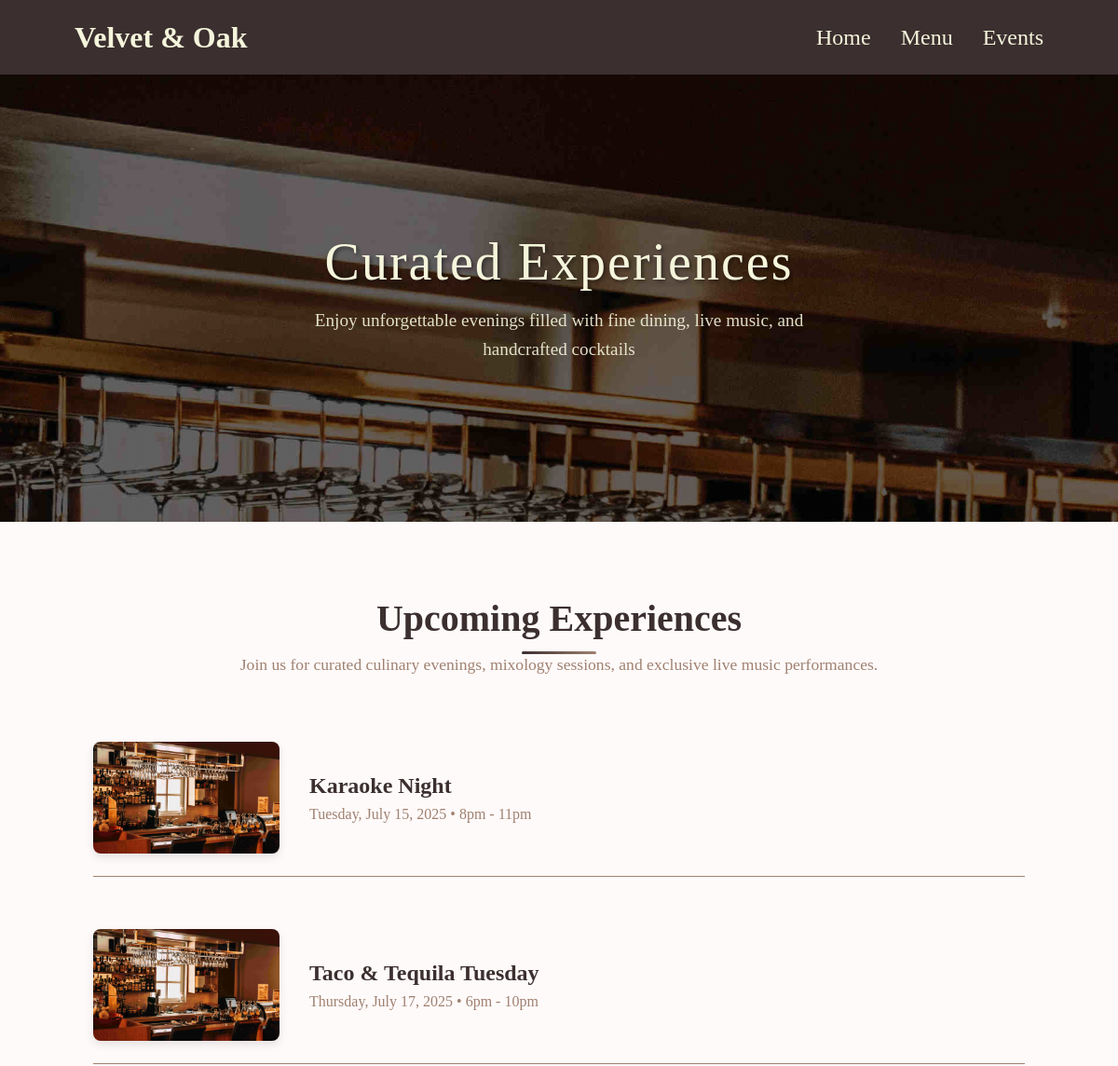
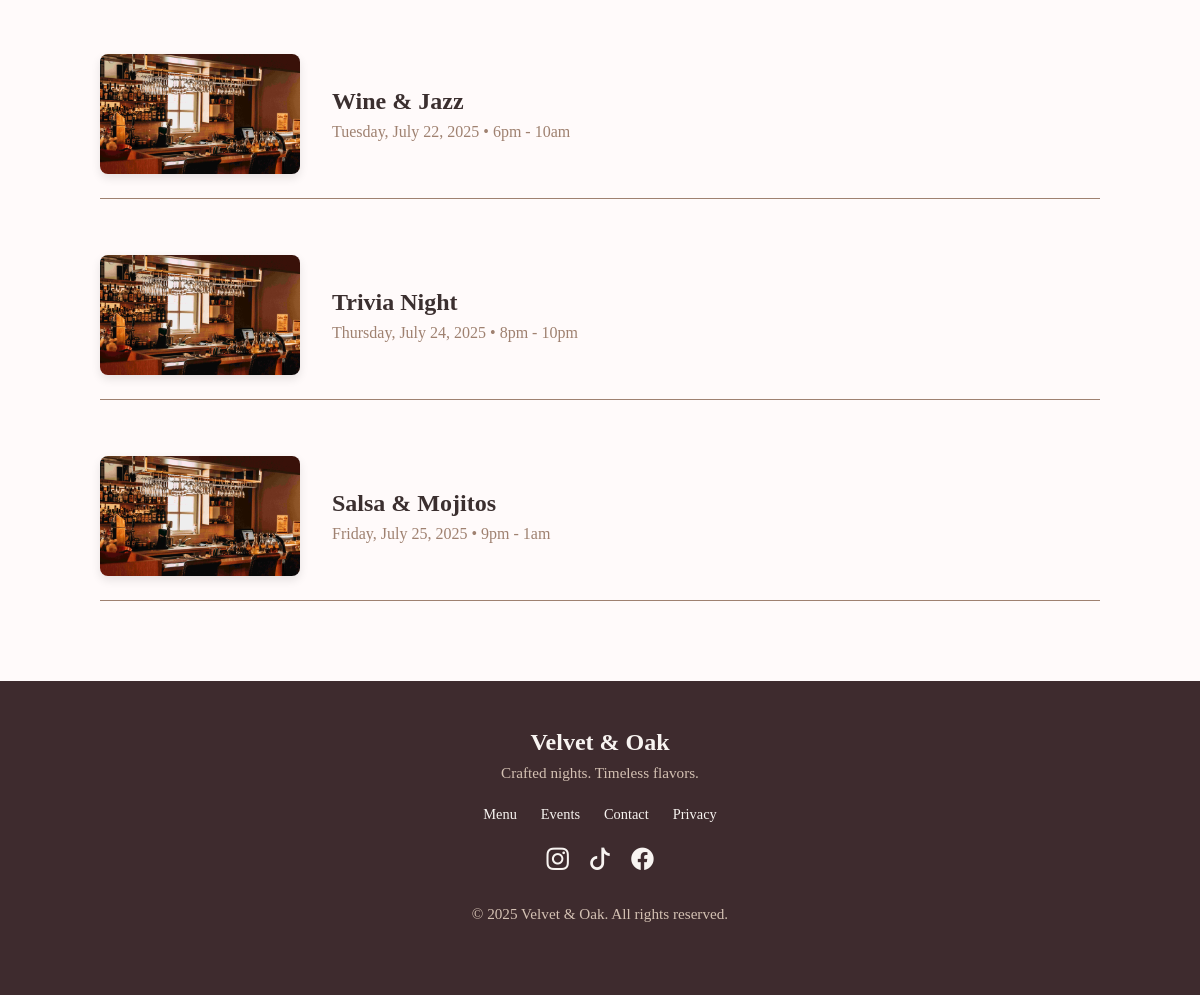
Screenshot of /events/ with the database file from the repository (2 pictures, top to bottom).
### pages/models.py (models this page shows)
class Event(models.Model):
    title = models.TextField(verbose_name="Event title", max_length=50)
    date = models.DateField(verbose_name="Date of event")
    start_time = models.TimeField(verbose_name="Start time of the event")
    end_time = models.TimeField(verbose_name="End time of the event")
    def hour_range(self):
        return f"{self.start_time.strftime('%I%p').lstrip('0').lower()} - {self.end_time.strftime('%I%p').lstrip('0').lower()}"
    def formatted_date(self):
        return self.date.strftime("%A, %B %d, %Y")

### pages/views.py (the view)
# urls.py: path('events/', events_view, name='events'),
def events_view(request):
    events = Event.objects.order_by('date')
    context = {
        'events': events}
    return render(request, 'events.html', context)

### templates/events.html (shortened to what this page needs)
{% extends 'base.html' %}
{% load static %}
{% block extra_css %}
<link rel="stylesheet" href="{% static 'pages/css/events.css' %}">
{% endblock %}
{% block content %}
<div class="events-hero">
    <div class="hero-content">
        <h1>Curated Experiences</h1>
        <p>Enjoy unforgettable evenings filled with fine dining, live music, and handcrafted cocktails</p>
    </div>
</div>
<div class="container">
    <section class="event-section">
        <h2 class="section-title">Upcoming Experiences</h2>
        <p class="section-description">Join us for curated culinary evenings, mixology sessions, and exclusive live music performances.</p>
        <div class="event-list-container">
            {% if events %}
                {% for event in events %}
                <div class="event-card">
                    <div class="img-event-card">
                        <img src="{% static 'pages/img/bg.jpg' %}" alt="Event Image">
                    </div>
                    <div class="text-event-card">
                        <h3 class="event-title">{{ event.title }}</h3>
                        <p class="event-meta">{{ event.formatted_date }} • {{ event.hour_range }}</p>
                    </div>
                </div>
                {% endfor %}
            {% else %}
                <p> No upcoming events </p>
            {% endif %}
        </div>
    </section>
</div>
{% endblock %}

### templates/base.html (shortened to what this page needs)
{% load static %}
<!DOCTYPE html>
<html lang="es">
  <head>
    <link rel="stylesheet" href="{% static 'pages/css/base.css' %}">
    <link rel="stylesheet" href="https://cdn.jsdelivr.net/npm/bootstrap-icons@1.10.5/font/bootstrap-icons.css">
    {% block extra_css %}{% endblock %}
  </head>
  <body>
    <header class="header" id="header">
      <div class="logo-container">
        <h1><a href="{% url 'home' %}">Velvet & Oak</a></h1>
      </div>
      <nav class="navbar-container" id="navbar">
        <ul class="navbar">
          <li><a href="{% url 'home' %}">Home</a></li>
          <li><a href="{% url 'menu' %}">Menu</a></li>
          <li><a href="{% url 'events' %}">Events</a></li>
        </ul>
      </nav>
    </header>
    <main>
      {% block content %}{% endblock %}
    </main>
    <footer class="site-footer">
      <div class="footer-content">
        <h3>Velvet & Oak</h3>
        <p>Crafted nights. Timeless flavors.</p>
        <div class="footer-links">
          <a href="#">Menu</a>
          <a href="#">Events</a>
          <a href="#">Contact</a>
          <a href="#">Privacy</a>
        </div>
        <div class="footer-social">
          <a href="#"><i class="bi bi-instagram"></i></a>
          <a href="#"><i class="bi bi-tiktok"></i></a>
          <a href="#"><i class="bi bi-facebook"></i></a>
        </div>
        <p class="copyright">© 2025 Velvet & Oak. All rights reserved.</p>
      </div>
  </footer>
  </body>
</html>

### pages/static/pages/css/base.css (style rules this page uses)
* { margin: 0; padding: 0; box-sizing: border-box; }
:root { --beige: #F5F5DC; --wheat: #F5DEB3; --dark-brown: #3B2F2F; --light-brown: #9f8170; }
.header { position: fixed; top: 0; left: 0; width: 100%; height: 80px; display: flex; align-items: center; justify-content: space-between; padding: 1.5rem 5rem; background-color: transparent; transition: opacity 0.3s ease, transform 0.3s ease; z-index: 1000; }
.logo-container h1 a { text-decoration: none; color: var(--beige); font-size: 2rem; font-weight: bold; transition: color 0.3s ease; }
.navbar-container { display: flex; align-items: center; }
.navbar { display: flex; gap: 2rem; list-style-type: none; }
.navbar li a { text-decoration: none; color: var(--beige); font-size: 1.1rem; font-weight: 500; transition: color 0.3s ease; position: relative; }
.navbar li a::after { content: ''; position: absolute; bottom: -5px; left: 0; width: 0; height: 2px; background-color: var(--wheat); transition: width 0.3s ease; }
.navbar li a { font-size: 1.5rem; }
.site-footer { background-color: #3e2b2e; color: #f8f4f1; padding: 3rem 2rem; text-align: center; }
.footer-content h3 { font-size: 1.5rem; margin-bottom: 0.5rem; }
.footer-content p { margin-bottom: 1.5rem; font-size: 0.95rem; color: #d4c1b3; }
.footer-links { display: flex; justify-content: center; gap: 1.5rem; flex-wrap: wrap; margin-bottom: 1.5rem; }
.footer-links a { color: #f8f4f1; text-decoration: none; font-size: 0.9rem; transition: color 0.2s ease; }
.footer-social a { margin: 0 0.5rem; font-size: 1.4rem; color: #f8f4f1; transition: transform 0.2s ease, color 0.2s ease; }
.copyright { margin-top: 2rem; font-size: 0.75rem; color: #b3a096; }

### pages/static/pages/css/events.css (style rules this page uses)
.header { background-color: #3B2F2F; backdrop-filter: blur(4px); }
.events-hero { height: 60vh; min-height: 400px; background: linear-gradient(rgba(0, 0, 0, 0.6), rgba(0, 0, 0, 0.6)), url("../img/bg.jpg"); background-size: cover; background-repeat: no-repeat; background-position: center; background-attachment: fixed; display: flex; align-items: center; justify-content: center; color: var(--beige); text-align: center; position: relative; margin-top: 80px; }
.hero-content h1 { font-size: 3.5rem; font-weight: 300; letter-spacing: 2px; text-shadow: 2px 2px 4px rgba(0, 0, 0, 0.5); margin-bottom: 1rem; }
.hero-content p { font-size: 1.2rem; max-width: 600px; margin: 0 auto; line-height: 1.6; opacity: 0.9; }
.event-section { padding: 5rem 2rem; background-color: #fffafa; color: black; }
.section-title { font-size: 2.5rem; text-align: center; color: var(--dark-brown); margin-bottom: 1rem; position: relative; }
.section-title::after { content: ""; width: 80px; height: 3px; background: linear-gradient(90deg, var(--dark-brown), var(--light-brown)); position: absolute; bottom: -15px; left: 50%; transform: translateX(-50%); border-radius: 2px; }
.section-description { text-align: center; font-size: 1.1rem; color: var(--light-brown); margin-bottom: 3rem; }
.event-list-container { display: flex; flex-direction: column; gap: 2rem; max-width: 1000px; margin: 0 auto; }
.event-card { display: flex; align-items: center; border-bottom: 1px solid var(--light-brown); padding: 1.5rem 0; transition: transform 0.3s ease, box-shadow 0.3s ease; }
.img-event-card { width: 200px; height: 120px; flex-shrink: 0; border-radius: 8px; overflow: hidden; margin-right: 2rem; box-shadow: 0 4px 10px rgba(0, 0, 0, 0.1); }
.img-event-card img { width: 100%; height: 100%; object-fit: cover; transition: transform 0.3s ease; }
.text-event-card { flex: 1; display: flex; flex-direction: column; gap: 0.5rem; }
.event-title { font-size: 1.5rem; color: var(--dark-brown); }
.event-meta { font-size: 1rem; color: var(--light-brown); }

### rows the page displays
Event: title "Karaoke Night", formatted_date "Tuesday, July 15, 2025", hour_range "8pm - 11pm"
Event: title "Taco & Tequila Tuesday", formatted_date "Thursday, July 17, 2025", hour_range "6pm - 10pm"
Event: title "Wine & Jazz", formatted_date "Tuesday, July 22, 2025", hour_range "6pm - 10am"
Event: title "Trivia Night", formatted_date "Thursday, July 24, 2025", hour_range "8pm - 10pm"
Event: title "Salsa & Mojitos", formatted_date "Friday, July 25, 2025", hour_range "9pm - 1am"
